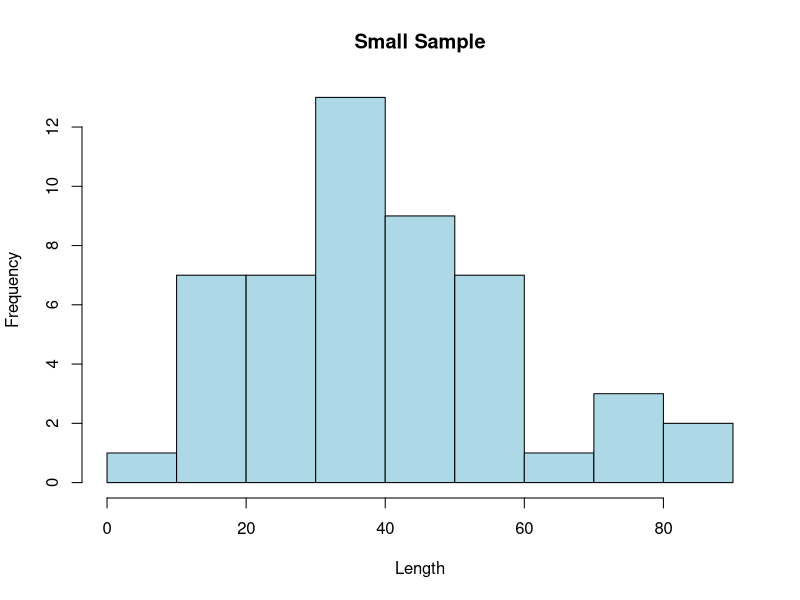
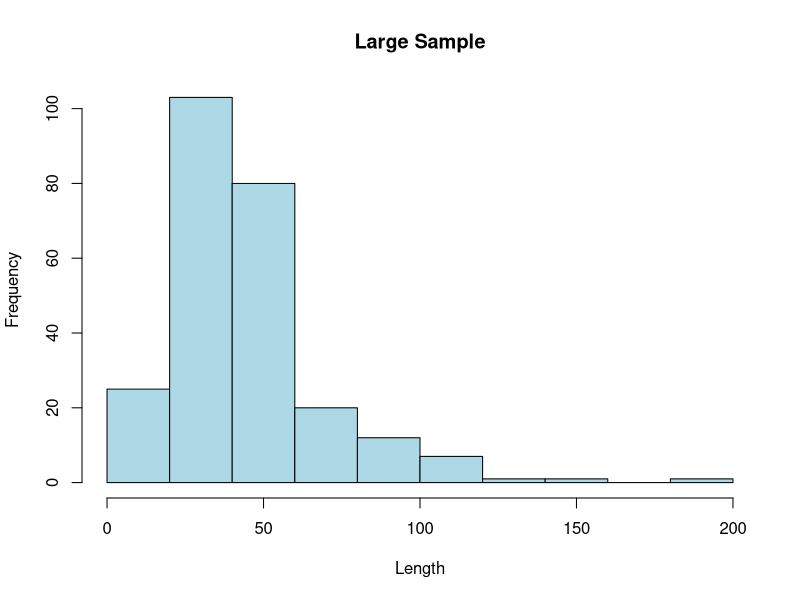
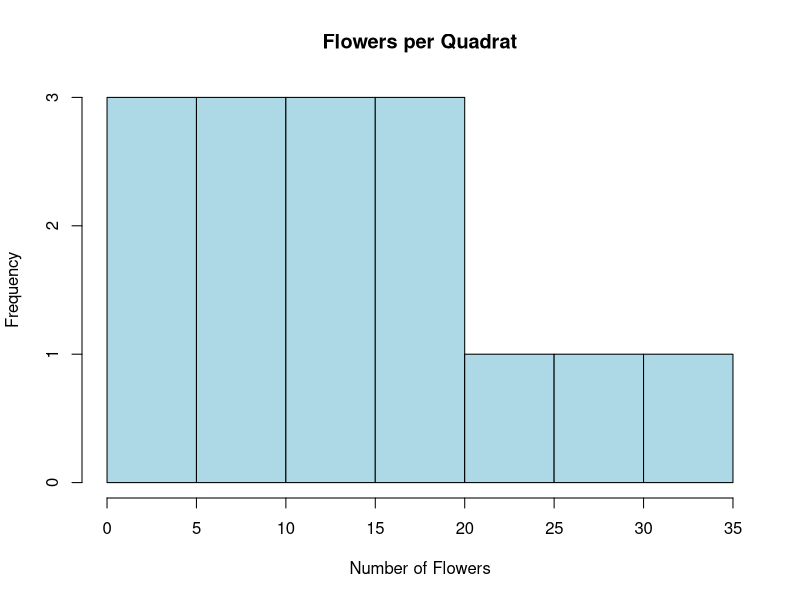
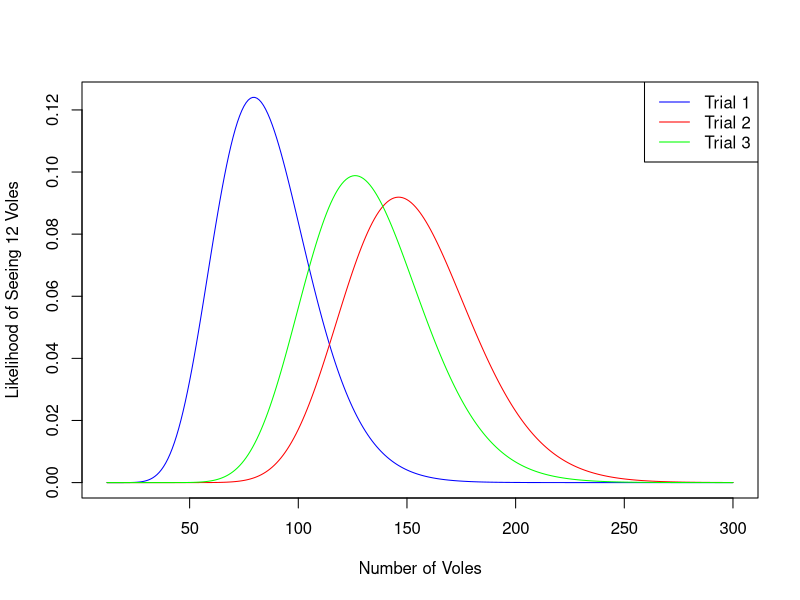
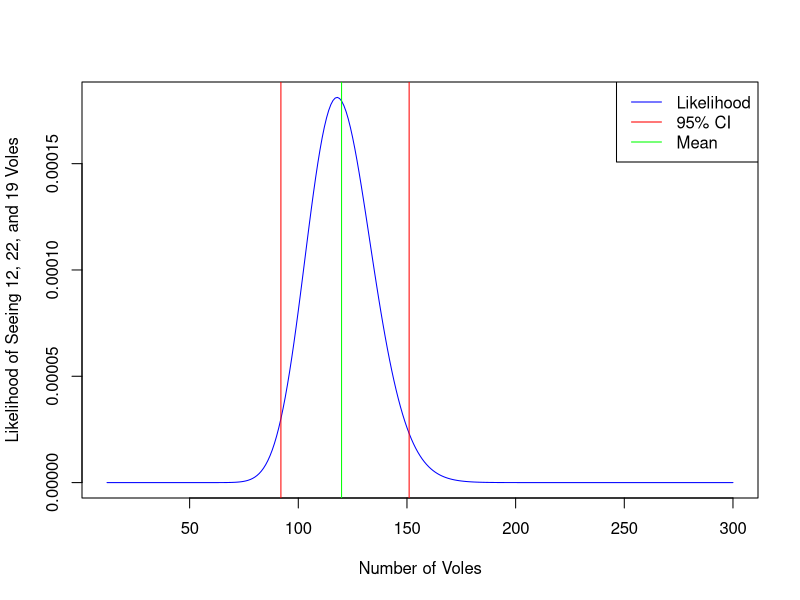
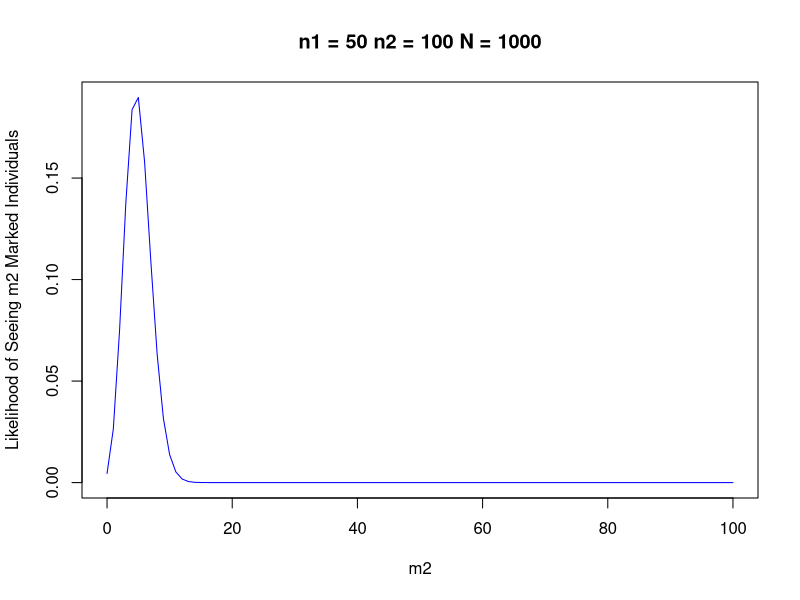
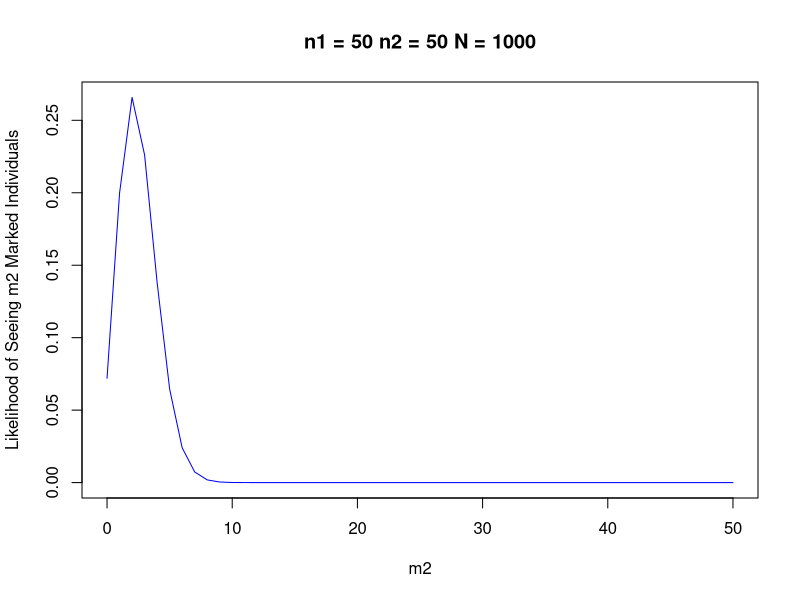
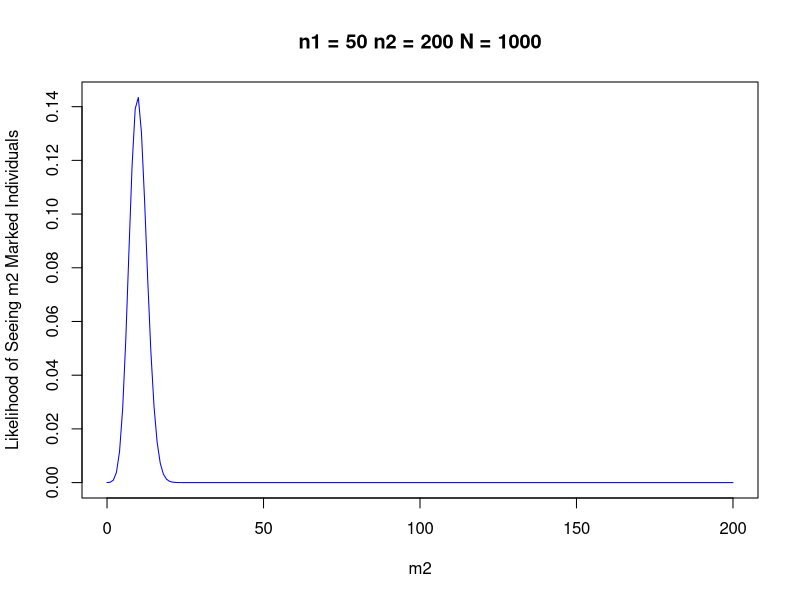

Write R code to recreate these figures, in order.
## ---- chunk 1
setwd("/workspaces/schooling/abundance/hwk_1/")
## ---- chunk 2
small_sample = read.table("data/Length Sample 50.csv", header=T, sep=",")['x'][,1]
large_sample = read.table("data/Length Sample 250.csv", header=T, sep=",")['x'][,1]
N = 1000
## ---- chunk 3
variance_of_estimator = function(sample, N) {
    n = length(sample)
    return(
        (N - n) / N * var(sample) / n
    )
}
## ---- chunk 4
summarize <- function(sample, N) {
    print(paste("Sample Mean:", round(mean(sample), 2)))
    print(paste("Sample Variance:", round(var(sample), 2)))
    print(paste("Estimated Variance of Estimator:", round(variance_of_estimator(sample, N), 2)))
    print(paste("Estimated CV of Estimator:", round(variance_of_estimator(sample, N) / mean(sample), 2)))
}
## ---- chunk 5
hist(small_sample, main="Small Sample", xlab="Length", ylab="Frequency", col="lightblue")
## ---- chunk 6
summarize(small_sample, N)
## ---- chunk 7
hist(large_sample, main="Large Sample", xlab="Length", ylab="Frequency", col="lightblue")
## ---- chunk 8
summarize(large_sample, N)
## ---- chunk 9
sample = c(10, 15, 1, 23, 18, 12, 19, 9, 5, 8, 3, 26, 20, 12, 31)
hist(sample, main="Flowers per Quadrat", xlab="Number of Flowers", ylab="Frequency", col="lightblue")
## ---- chunk 10
N = 6000
summarize(sample, N)
## ---- chunk 11
N_est = N * mean(sample)
N_est_var = N^2 * variance_of_estimator(sample, N)
N_est_cv = N_est_var / N_est
print(paste("Estimated Total Population:", round(N_est, 2)))
print(paste("Estimated Variance of Estimator:", round(N_est_var, 2)))
print(paste("Estimated CV of Estimator:", round(N_est_cv, 2)))
## ---- chunk 12
N.possible = 12:300
likelihood.trial1 = dbinom(12, N.possible, 0.15)
likelihood.trial2 = dbinom(22, N.possible, 0.15)
likelihood.trial3 = dbinom(19, N.possible, 0.15)

plot(
    N.possible, likelihood.trial1, 
    type="l", xlab="Number of Voles", 
    ylab="Likelihood of Seeing 12 Voles",
    col="blue"
)
lines(
    N.possible, likelihood.trial2, 
    type="l", col="red"
)
lines(
    N.possible, likelihood.trial3, 
    type="l", col="green"
)
legend("topright", legend=c("Trial 1", "Trial 2", "Trial 3"), col=c("blue", "red", "green"), lty=1)
## ---- chunk 13
likelihood = likelihood.trial1 * likelihood.trial2 * likelihood.trial3
cdf = cumsum(likelihood) / sum(likelihood)
lower = N.possible[cdf > 0.025][1]
upper = N.possible[cdf > 0.975][1]

plot(
    N.possible, likelihood, 
    type="l", xlab="Number of Voles", 
    ylab="Likelihood of Seeing 12, 22, and 19 Voles",
    col="blue"
)
abline(v=lower, col="red")
abline(v=upper, col="red")
abline(v=sum(likelihood * N.possible) / sum(likelihood), col="green")

legend("topright", legend=c("Likelihood", "95% CI", "Mean"), col=c("blue", "red", "green"), lty=1)
print(paste("95% CI:", lower, upper))
print(paste("Mean:", sum(likelihood * N.possible) / sum(likelihood)))
## ---- chunk 14
summarize = function(n1, n2, N) {
    m2 = 0:n2
    likelihood = dhyper(m2, n1, N-n1, n2)
    plot(
        m2, likelihood, 
        type="l", xlab="m2", 
        ylab="Likelihood of Seeing m2 Marked Individuals",
        col="blue",
        main=paste("n1 =", n1, "n2 =", n2, "N =", N)
    )
    print(paste("Mean:", sum(likelihood * m2) / sum(likelihood)))
}
## ---- chunk 15
n1 = 50
n2 = 100
N = 1000
summarize(n1, n2, N)
## ---- chunk 16
summarize(n1, 50, N)
summarize(n1, 200, N)
## ---- chunk 17
summarize(n1, n2, 500)
summarize(n1, n2, 2000)
## ---- chunk 18
data = rbind(
    c("May", 65, 120, 19),
    c("June", 25, 150, 12),
    c("July", 40, 110, 15),
    c("August", 45, 80, 35),
    c("September", 60, 70, 42)
)
colnames(data) = c("Month", "n1", "n2", "m2")
data = as.data.frame(data)
data$n1 = as.numeric(data$n1)
data$n2 = as.numeric(data$n2)
data$m2 = as.numeric(data$m2)
data
## ---- chunk 19
data$N.chap = (data$n1 + 1) * (data$n2 + 1) / (data$m2 + 1) - 1
data$var.N.chap = (
    (data$n1 + 1) * (data$n2 + 1) * (data$n1 - data$m2) * (data$n2 - data$m2) 
    / (data$m2 + 1)^2 / (data$m2 + 2)
)
data$cv.N.chap = data$var.N.chap / data$N.chap
data
## ---- chunk 20
N.trial = 50:800
months = c("May", "June", "July", "August", "September")
likelihoods = c()
for (i in 1:nrow(data)) {
    likelihood = dhyper(data$m2[i], data$n1[i], N.trial - data$n1[i], data$n2[i])
    likelihoods = rbind(likelihoods, likelihood)
}

plot(
    N.trial, likelihoods[1,], 
    type="l", xlab="Size of Population", 
    ylab="Likelihood",
    col="blue"
)
lines(
    N.trial, likelihoods[2,], 
    type="l", col="red"
)
lines(
    N.trial, likelihoods[3,], 
    type="l", col="green"
)
lines(
    N.trial, likelihoods[4,], 
    type="l", col="purple"
)
lines(
    N.trial, likelihoods[5,], 
    type="l", col="orange"
)
legend("topright", legend=months, col=c("blue", "red", "green", "purple", "orange"), lty=1)
## ---- chunk 21
data$N.bailey = data$n1 * (data$n2 + 1) / (data$m2 + 1)
data$var.N.bailey = (
    data$n1 * data$n1 * (data$n2 + 1) * (data$n2 - data$m2) 
    / (data$m2 + 1)^2 / (data$m2 + 2)
)
data$cv.N.bailey = data$var.N.bailey / data$N.bailey
data
## ---- chunk 22
N.trial = 50:800
months = c("May", "June", "July", "August", "September")
likelihoods = c()
for (i in 1:nrow(data)) {
    likelihood = dbinom(x=data$m2[i], size=data$n2[i], prob=data$n1[i] / N.trial)
    likelihoods = rbind(likelihoods, likelihood)
}

plot(
    N.trial, likelihoods[1,], 
    type="l", xlab="Size of Population", 
    ylab="Likelihood",
    col="blue"
)
lines(
    N.trial, likelihoods[2,], 
    type="l", col="red"
)
lines(
    N.trial, likelihoods[3,], 
    type="l", col="green"
)
lines(
    N.trial, likelihoods[4,], 
    type="l", col="purple"
)
lines(
    N.trial, likelihoods[5,], 
    type="l", col="orange"
)
legend("topright", legend=months, col=c("blue", "red", "green", "purple", "orange"), lty=1)
